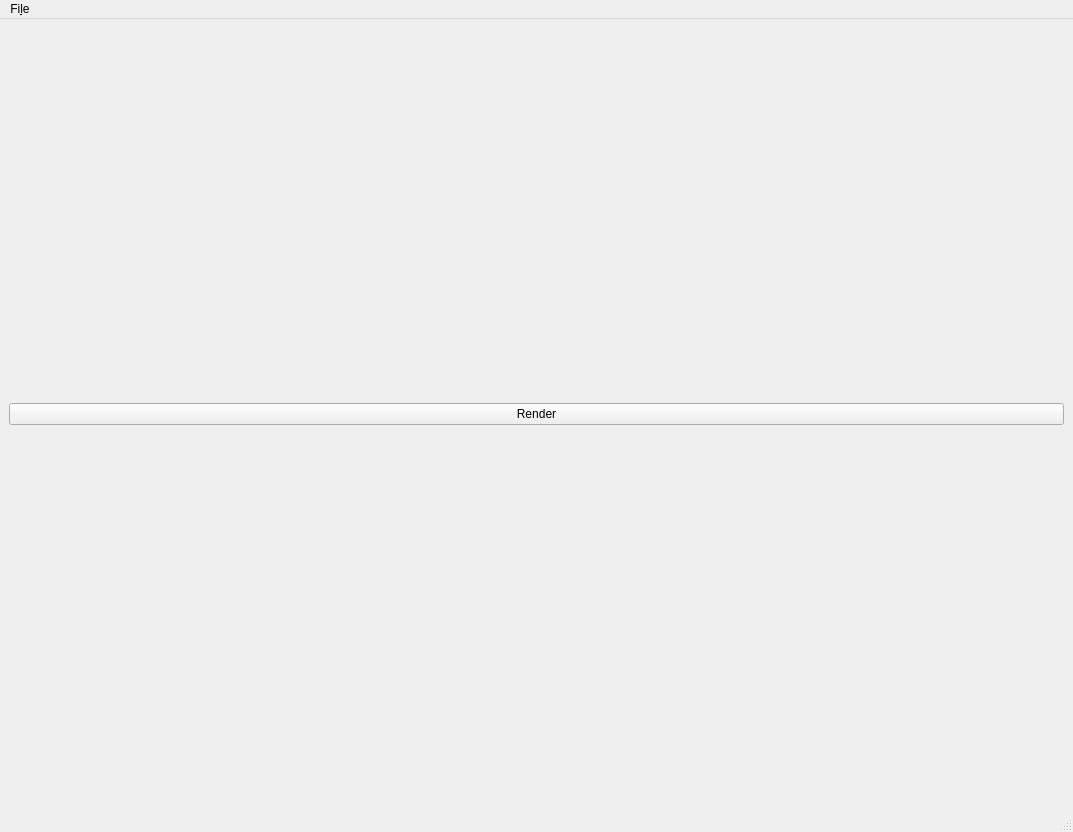
<?xml version="1.0" encoding="UTF-8"?>
<ui version="4.0">
 <class>MainWindow</class>
 <widget class="QMainWindow" name="MainWindow">
  <property name="geometry">
   <rect>
    <x>0</x>
    <y>0</y>
    <width>1073</width>
    <height>832</height>
   </rect>
  </property>
  <property name="windowTitle">
   <string>WaveSim</string>
  </property>
  <widget class="QWidget" name="centralwidget">
   <layout class="QGridLayout" name="gridLayout">
    <item row="1" column="0">
     <widget class="QPushButton" name="pushButton_render">
      <property name="text">
       <string>Render</string>
      </property>
     </widget>
    </item>
    <item row="0" column="0">
     <layout class="QVBoxLayout" name="layout_sceneView"/>
    </item>
   </layout>
  </widget>
  <widget class="QMenuBar" name="menubar">
   <property name="geometry">
    <rect>
     <x>0</x>
     <y>0</y>
     <width>1073</width>
     <height>39</height>
    </rect>
   </property>
   <widget class="QMenu" name="menuFile">
    <property name="title">
     <string>Fi&amp;le</string>
    </property>
    <addaction name="action_openScene"/>
    <addaction name="action_closeCcene"/>
    <addaction name="separator"/>
    <addaction name="action_importMesh"/>
    <addaction name="action_quit"/>
   </widget>
   <addaction name="menuFile"/>
  </widget>
  <widget class="QStatusBar" name="statusbar"/>
  <action name="action_openScene">
   <property name="text">
    <string>&amp;Open scene...</string>
   </property>
   <property name="shortcut">
    <string>Ctrl+O</string>
   </property>
  </action>
  <action name="action_closeCcene">
   <property name="text">
    <string>&amp;Close scene</string>
   </property>
  </action>
  <action name="action_importMesh">
   <property name="text">
    <string>&amp;Import mesh...</string>
   </property>
   <property name="shortcut">
    <string>Ctrl+I</string>
   </property>
  </action>
  <action name="action_quit">
   <property name="text">
    <string>&amp;Quit</string>
   </property>
   <property name="shortcut">
    <string>Ctrl+Q</string>
   </property>
  </action>
 </widget>
 <resources/>
 <connections/>
</ui>
